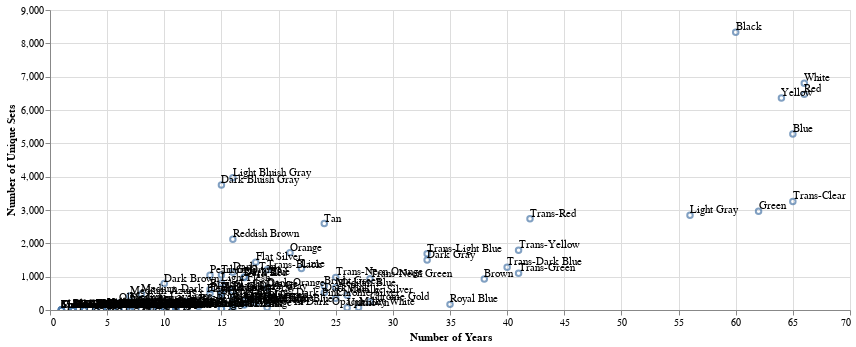

This figure's notebook cell:
### Code cell
# Same chart, but in Altair. Note a couple of extremely useful features.
points = alt.Chart(lego_colors).mark_point().encode(
    x="Number of Years",
    y="Number of Unique Sets",
    tooltip=list(lego_colors.columns.values) #👀
  )

text = alt.Chart(lego_colors).mark_text(
    align="left",
    baseline="bottom"  
  ).encode(
    x="Number of Years",
    y="Number of Unique Sets",
    text="Color"
  )

(points + text).properties(
    width=800
  ).interactive() #👀

### Figure 1 — Vega-Lite specification as saved in the notebook (floating-point values rounded to 4 significant figures; data arrays with more than 128 entries replaced by an {"elided": "..."} marker saying what was removed)
{"config": {"view": {"continuousWidth": 400, "continuousHeight": 300}}, "layer": [{"mark": "point", "encoding": {"tooltip": [{"field": "Color", "type": "nominal"}, {"field": "Number of Unique Pieces", "type": "quantitative"}, {"field": "Number of Unique Sets", "type": "quantitative"}, {"field": "Number of Unique Themes", "type": "quantitative"}, {"field": "Number of Years", "type": "quantitative"}, {"field": "Max Set Size", "type": "quantitative"}, {"field": "Median Set Size", "type": "quantitative"}], "x": {"field": "Number of Years", "type": "quantitative"}, "y": {"field": "Number of Unique Sets", "type": "quantitative"}}, "selection": {"selector011": {"type": "interval", "bind": "scales", "encodings": ["x", "y"]}}}, {"mark": {"type": "text", "align": "left", "baseline": "bottom"}, "encoding": {"text": {"field": "Color", "type": "nominal"}, "x": {"field": "Number of Years", "type": "quantitative"}, "y": {"field": "Number of Unique Sets", "type": "quantitative"}}}], "data": {"name": "data-40cca1157e479077bc53f329b41a53a3"}, "width": 800, "$schema": "https://vega.github.io/schema/vega-lite/v4.17.0.json", "datasets": {"data-40cca1157e479077bc53f329b41a53a3": {"elided": "130 records"}}}
